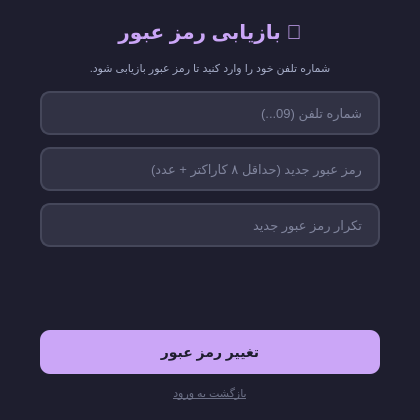
<?xml version="1.0" encoding="UTF-8"?>
<ui version="4.0">
 <class>RecoveryWindow</class>
 <widget class="QDialog" name="RecoveryWindow">
  <property name="geometry">
   <rect>
    <x>0</x>
    <y>0</y>
    <width>420</width>
    <height>420</height>
   </rect>
  </property>
  <property name="windowTitle">
   <string>PlaTwo - بازیابی رمز عبور</string>
  </property>
  <property name="styleSheet">
   <string notr="true">
QWidget {
    background-color: #1e1e2e;
    color: #cdd6f4;
    font-family: 'Segoe UI';
    font-size: 13px;
}
QLabel#titleLabel {
    color: #cba6f7;
    font-size: 20px;
    font-weight: bold;
}
QLabel#descLabel {
    color: #a6adc8;
    font-size: 11px;
}
QLabel#errorLabel {
    color: #f38ba8;
    font-size: 11px;
}
QLabel#successLabel {
    color: #a6e3a1;
    font-size: 11px;
}
QLineEdit {
    background-color: #313244;
    border: 2px solid #45475a;
    border-radius: 10px;
    padding: 10px 14px;
    color: #cdd6f4;
    font-size: 13px;
    min-height: 20px;
}
QLineEdit:focus {
    border-color: #cba6f7;
}
QPushButton#confirmBtn {
    background-color: #cba6f7;
    color: #1e1e2e;
    border: none;
    border-radius: 10px;
    font-size: 14px;
    font-weight: bold;
    padding: 12px;
    min-height: 20px;
}
QPushButton#confirmBtn:hover {
    background-color: #b4befe;
}
QPushButton#confirmBtn:pressed {
    background-color: #89b4fa;
}
QPushButton#backBtn {
    color: #6c7086;
    border: none;
    background: transparent;
    font-size: 11px;
    text-decoration: underline;
}
QPushButton#backBtn:hover {
    color: #cdd6f4;
}
   </string>
  </property>
  <widget class="QWidget" name="centralWidget">
   <property name="geometry">
    <rect>
     <x>40</x>
     <y>20</y>
     <width>340</width>
     <height>380</height>
    </rect>
   </property>
   <layout class="QVBoxLayout" name="verticalLayout">
    <property name="spacing">
     <number>12</number>
    </property>
    <item>
     <widget class="QLabel" name="titleLabel">
      <property name="text">
       <string>🔑 بازیابی رمز عبور</string>
      </property>
      <property name="alignment">
       <set>Qt::AlignmentFlag::AlignCenter</set>
      </property>
     </widget>
    </item>
    <item>
     <widget class="QLabel" name="descLabel">
      <property name="text">
       <string>شماره تلفن خود را وارد کنید تا رمز عبور بازیابی شود.</string>
      </property>
      <property name="alignment">
       <set>Qt::AlignmentFlag::AlignCenter</set>
      </property>
      <property name="wordWrap">
       <bool>true</bool>
      </property>
     </widget>
    </item>
    <item>
     <widget class="QLineEdit" name="phoneLineEdit">
      <property name="placeholderText">
       <string>شماره تلفن (09...)</string>
      </property>
     </widget>
    </item>
    <item>
     <widget class="QLineEdit" name="newPasswordLineEdit">
      <property name="echoMode">
       <enum>QLineEdit::EchoMode::Password</enum>
      </property>
      <property name="placeholderText">
       <string>رمز عبور جدید (حداقل ۸ کاراکتر + عدد)</string>
      </property>
     </widget>
    </item>
    <item>
     <widget class="QLineEdit" name="confirmPasswordLineEdit">
      <property name="echoMode">
       <enum>QLineEdit::EchoMode::Password</enum>
      </property>
      <property name="placeholderText">
       <string>تکرار رمز عبور جدید</string>
      </property>
     </widget>
    </item>
    <item>
     <widget class="QLabel" name="errorLabel">
      <property name="text">
       <string/>
      </property>
      <property name="alignment">
       <set>Qt::AlignmentFlag::AlignCenter</set>
      </property>
      <property name="wordWrap">
       <bool>true</bool>
      </property>
     </widget>
    </item>
    <item>
     <widget class="QLabel" name="successLabel">
      <property name="text">
       <string/>
      </property>
      <property name="alignment">
       <set>Qt::AlignmentFlag::AlignCenter</set>
      </property>
     </widget>
    </item>
    <item>
     <widget class="QPushButton" name="confirmBtn">
      <property name="cursor">
       <cursorShape>PointingHandCursor</cursorShape>
      </property>
      <property name="styleSheet">
       <string notr="true"/>
      </property>
      <property name="text">
       <string>تغییر رمز عبور</string>
      </property>
     </widget>
    </item>
    <item>
     <widget class="QPushButton" name="backBtn">
      <property name="cursor">
       <cursorShape>PointingHandCursor</cursorShape>
      </property>
      <property name="text">
       <string>بازگشت به ورود</string>
      </property>
      <property name="flat">
       <bool>true</bool>
      </property>
     </widget>
    </item>
   </layout>
  </widget>
 </widget>
 <resources/>
 <connections/>
</ui>
